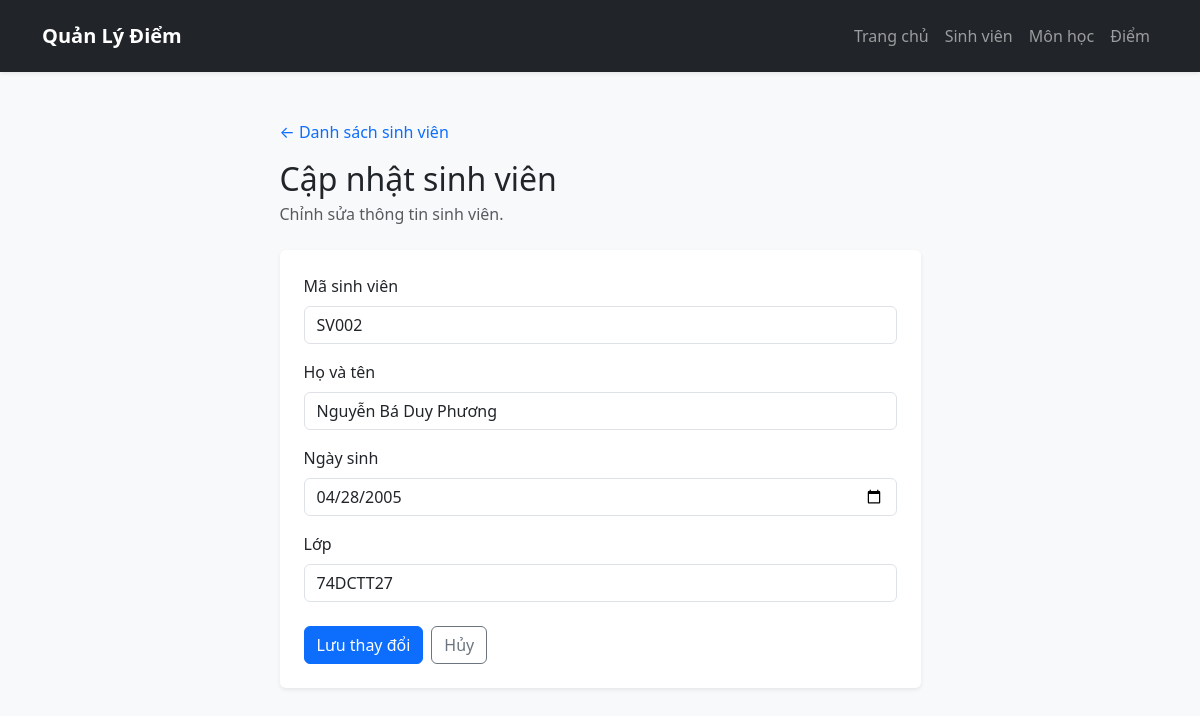
The page /sinhvien/edit.php?id=2 (signed in) on the database its author committed.
### tables this page shows
CREATE TABLE IF NOT EXISTS `sinhvien` (
    `id` INT NOT NULL AUTO_INCREMENT,
    `ma_sv` VARCHAR(20) NOT NULL,
    `ho_ten` VARCHAR(100) NOT NULL,
    `ngay_sinh` DATE NOT NULL,
    `lop` VARCHAR(50) NOT NULL,
    PRIMARY KEY (`id`),
    UNIQUE KEY `uq_sinhvien_ma_sv` (`ma_sv`)
);

### sinhvien/edit.php (the view, shortened to what this page needs)
<?php
require_once __DIR__ . '/../config/db.php';
require_once __DIR__ . '/../includes/header.php';
$requestId = $_SERVER['REQUEST_METHOD'] === 'POST'
    ? ($_POST['id'] ?? '')
    : ($_GET['id'] ?? '');
$id = filter_var($requestId, FILTER_VALIDATE_INT, ['options' => ['min_range' => 1]]);
$student = null;
if ($id === false || $id === null) {
    $error = 'Mã sinh viên cần cập nhật không hợp lệ.';
} else {
    $selectStmt = $conn->prepare('SELECT id, ma_sv, ho_ten, ngay_sinh, lop FROM sinhvien WHERE id = ?');
    $selectStmt->bind_param('i', $id);
    $selectStmt->execute();
    $result = $selectStmt->get_result();
    $student = $result->fetch_assoc();
}
?>
<main class="container py-5">
    <div class="row justify-content-center">
        <div class="col-lg-8 col-xl-7">
            <div class="mb-4">
                <a class="text-decoration-none" href="index.php">&larr; Danh sách sinh viên</a>
                <h1 class="h2 mt-3 mb-1">Cập nhật sinh viên</h1>
                <p class="text-muted mb-0">Chỉnh sửa thông tin sinh viên.</p>
            </div>
            <?php if ($student !== null): ?>
                <div class="card border-0 shadow-sm">
                    <div class="card-body p-4">
                        <form method="post" action="edit.php">
                            <div class="mb-3">
                                <label for="ma_sv" class="form-label">Mã sinh viên</label>
                                <input type="text" class="form-control" id="ma_sv" name="ma_sv" maxlength="50" value="<?php echo htmlspecialchars($student['ma_sv'], ENT_QUOTES, 'UTF-8'); ?>" required>
                            </div>
                            <div class="mb-3">
                                <label for="ho_ten" class="form-label">Họ và tên</label>
                                <input type="text" class="form-control" id="ho_ten" name="ho_ten" maxlength="255" value="<?php echo htmlspecialchars($student['ho_ten'], ENT_QUOTES, 'UTF-8'); ?>" required>
                            </div>
                            <div class="mb-3">
                                <label for="ngay_sinh" class="form-label">Ngày sinh</label>
                                <input type="date" class="form-control" id="ngay_sinh" name="ngay_sinh" value="<?php echo htmlspecialchars($student['ngay_sinh'], ENT_QUOTES, 'UTF-8'); ?>" required>
                            </div>
                            <div class="mb-4">
                                <label for="lop" class="form-label">Lớp</label>
                                <input type="text" class="form-control" id="lop" name="lop" maxlength="100" value="<?php echo htmlspecialchars($student['lop'], ENT_QUOTES, 'UTF-8'); ?>" required>
                            </div>
                            <div class="d-flex gap-2">
                                <button type="submit" class="btn btn-primary">Lưu thay đổi</button>
                                <a href="index.php" class="btn btn-outline-secondary">Hủy</a>
                            </div>
                        </form>
                    </div>
                </div>
            <?php endif; ?>
        </div>
    </div>
</main>
<?php require_once __DIR__ . '/../includes/footer.php'; ?>

### rows shown on the page
sinhvien: ma_sv "SV002", ho_ten "Nguyễn Bá Duy Phương", ngay_sinh "04/28/2005", lop "74DCTT27"
